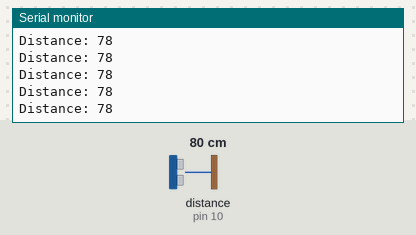
Recording of a sketch running on a simulated Arduino Uno, built with avr-gcc and run on an emulated ATmega328P. On the bench: the last lines printed to the serial monitor. Wiring (inferred from the names in the program): ultrasonic range finder: trigger pin 9; echo pin 10. The test bench sets the inputs (shaded band); at power-on: distance to the obstacle (sensor on pin 10) 80 cm. The echo pulse lasts 58.3 µs per cm.

Above: at 1.2 s.
1.3 s: distance to the obstacle (sensor on pin 10) set to 2 cm
At 1.8 s:
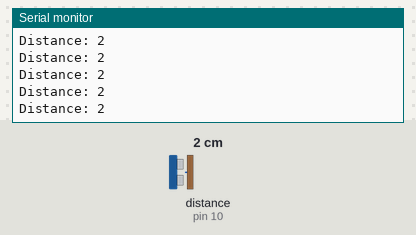
4.3 s: distance to the obstacle (sensor on pin 10) set to 120 cm
At 5.0 s:
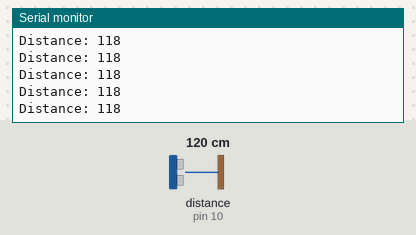
7.3 s: distance to the obstacle (sensor on pin 10) set to 4 cm
At 7.8 s:
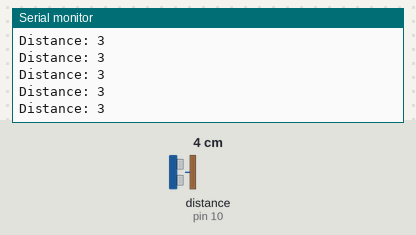
10.3 s: distance to the obstacle (sensor on pin 10) set to 18 cm
At 11.1 s:
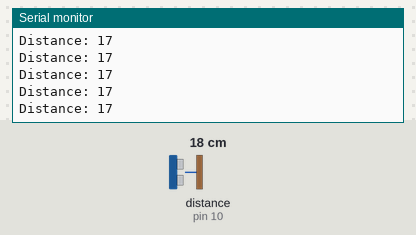
13.3 s: distance to the obstacle (sensor on pin 10) set to 9 cm
At 14.4 s:
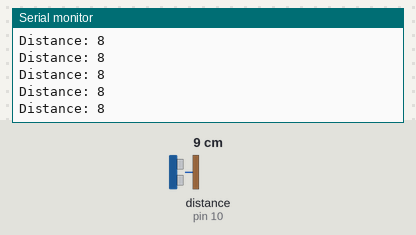
16.3 s: distance to the obstacle (sensor on pin 10) set to 35 cm
At 17.2 s:
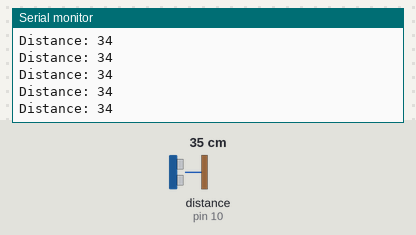
Timing chart, 0 to 19.3 s (numbered marks = the images above; inputs shaded):
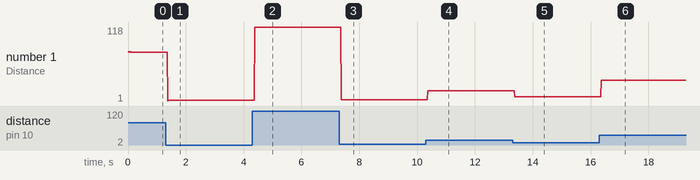

Measured:
- after the input at 1.3 s, the serial monitor: prints a new line after 0.07 s (image 1)
- after the input at 4.3 s, the serial monitor: prints a new line after 0.08 s (image 2)
- after the input at 7.3 s, the serial monitor: prints a new line after 0.07 s (image 3)
- after the input at 10.3 s, the serial monitor: prints a new line after 0.07 s (image 4)
- after the input at 13.3 s, the serial monitor: prints a new line after 0.07 s (image 5)
- after the input at 16.3 s, the serial monitor: prints a new line after 0.07 s (image 6)
- plotted number 1: 78 → 2 after the input at 1.3 s, 2 → 118 after the input at 4.3 s, 118 → 3 after the input at 7.3 s, 3 → 17 after the input at 10.3 s, 17 → 8 after the input at 13.3 s

The sketch:

Distance_navico.ino
```cpp
const int trigPin = 9;
const int echoPin = 10;

long duration;
int distance;
void setup() {
pinMode(trigPin, OUTPUT);
pinMode(echoPin, INPUT);
Serial.begin(9600);
}

void loop()
{
  digitalWrite(trigPin, LOW);
  delayMicroseconds(20);
  digitalWrite(trigPin, HIGH);
  delayMicroseconds(100);
  digitalWrite(trigPin, LOW);
  duration = pulseIn(echoPin, HIGH);
  distance= duration*0.034/2;
  Serial.print("Distance: ");
  Serial.println(distance);
}
```
